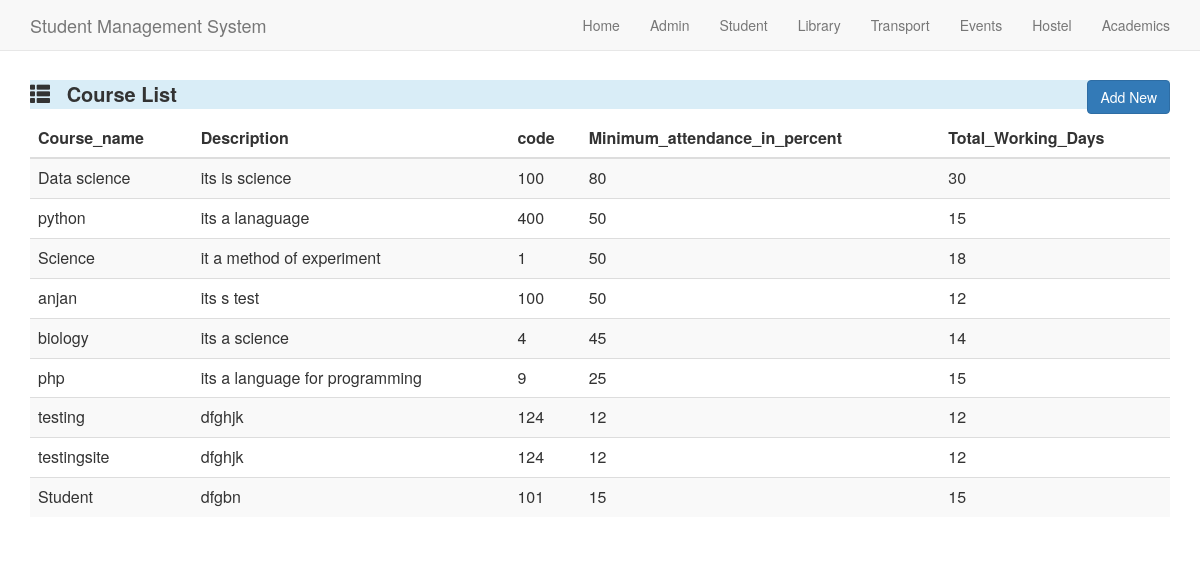
Screenshot of /course/ with the database file from the repository.
### Academics/models.py (models this page shows, shortened)
class Course(models.Model):
    Course_name=models.CharField(max_length=15)
    Description=models.TextField()
    Code=models.CharField(max_length=10)
    Minimum_attendance_in_percent=models.DecimalField(max_digits=2, decimal_places=0)
    Total_Working_Days=models.DecimalField(max_digits=2,decimal_places=0)

### Academics/views.py (the view)
# urls.py: url(r'^course/$',acaview.getCourse,name='Course'),
def getCourse(request):
    query =Course.objects.all()
    type_list = []
    for q in query:
        temp_dict = {}
        temp_dict['Course_name']= q.Course_name
        temp_dict['Description']= q.Description
        temp_dict['Code']= q.Code
        temp_dict['Minimum_attendance_in_percent']= q.Minimum_attendance_in_percent
        temp_dict['Total_Working_Days']= q.Total_Working_Days
        type_list.append(temp_dict)
    context_dict = {'query':type_list}
    return render(request,'course.html',context_dict)

### Academics/templates/course.html (shortened to what this page needs)
<html>
<head>
	<link rel="stylesheet" href="https://maxcdn.bootstrapcdn.com/bootstrap/3.3.7/css/bootstrap.min.css">
</head>
<body >
{% block content %}
  <nav class="navbar navbar-default navbar-fixed-top">
    <div class="container">
      <div class="navbar-header">
        <a class="navbar-brand" href="index.html">Student Management System</a>
      </div>
      <div class="collapse navbar-collapse" id="myNavbar">
        <ul class="nav navbar-nav navbar-right">
          <li><a href="/">Home</a></li>
          <li><a href="/admin">Admin</a></li>
          <li><a href="/student">Student</a></li>
          <li><a href="/library">Library</a></li>
          <li><a href="/transport">Transport</a></li>
          <li><a href="/events">Events</a></li>
          <li><a href="/hostel">Hostel</a></li>
          <li><a href="/academics">Academics</a></li>
        </ul>
      </div>
    </div>
  </nav>
 <br><br>
 <br>
 <br>
 <div class="container">
	<div class="row">
		<div class='col-md-12'>
			<p class="bg-info" style='font-size:20px;font-weight:bold;'>
				<span class="glyphicon glyphicon-th-list"></span>
				&nbsp;
				Course List
				<a href="/addcourse" button type="button" style="float: right"  class="btn btn-primary">Add New</button></a>
			</p>
		</div>
	</div>
<table class="table table-striped">
  <thead>
    <tr>
      <th>Course_name</th>
      <th>Description</th>
      <th>code</th>
      <th>Minimum_attendance_in_percent</th>
      <th>Total_Working_Days</th>
    </tr>
  </thead>
  <tbody>
			{% for q in query %}
		<tr>
			<td>{{q.Course_name}}</td>
      <td>{{q.Description}}</td>
      <td>{{q.Code}}</td>
      <td>{{q.Minimum_attendance_in_percent}}</td>
      <td>{{q.Total_Working_Days}}</td>
		</tr>
		{% endfor %}
	</tbody>
</table>
{% endblock %}
</div>
</body>
		</html>

### rows the page displays
Course: Course_name "Data science", Description "its is science", Code "100", Minimum_attendance_in_percent "80", Total_Working_Days "30"
Course: Course_name "python", Description "its a lanaguage", Code "400", Minimum_attendance_in_percent "50", Total_Working_Days "15"
Course: Course_name "Science", Description "it a method of experiment", Minimum_attendance_in_percent "50", Total_Working_Days "18"
Course: Course_name "anjan", Description "its s test", Code "100", Minimum_attendance_in_percent "50", Total_Working_Days "12"
Course: Course_name "biology", Description "its a science", Minimum_attendance_in_percent "45", Total_Working_Days "14"
Course: Course_name "php", Description "its a language for programming", Minimum_attendance_in_percent "25", Total_Working_Days "15"
Course: Course_name "testing", Description "dfghjk", Code "124", Minimum_attendance_in_percent "12", Total_Working_Days "12"
Course: Course_name "testingsite", Description "dfghjk", Code "124", Minimum_attendance_in_percent "12", Total_Working_Days "12"
Course: Course_name "Student", Description "dfgbn", Code "101", Minimum_attendance_in_percent "15", Total_Working_Days "15"

### other values shown
{{ q.Code }} "1" "4" "9"
